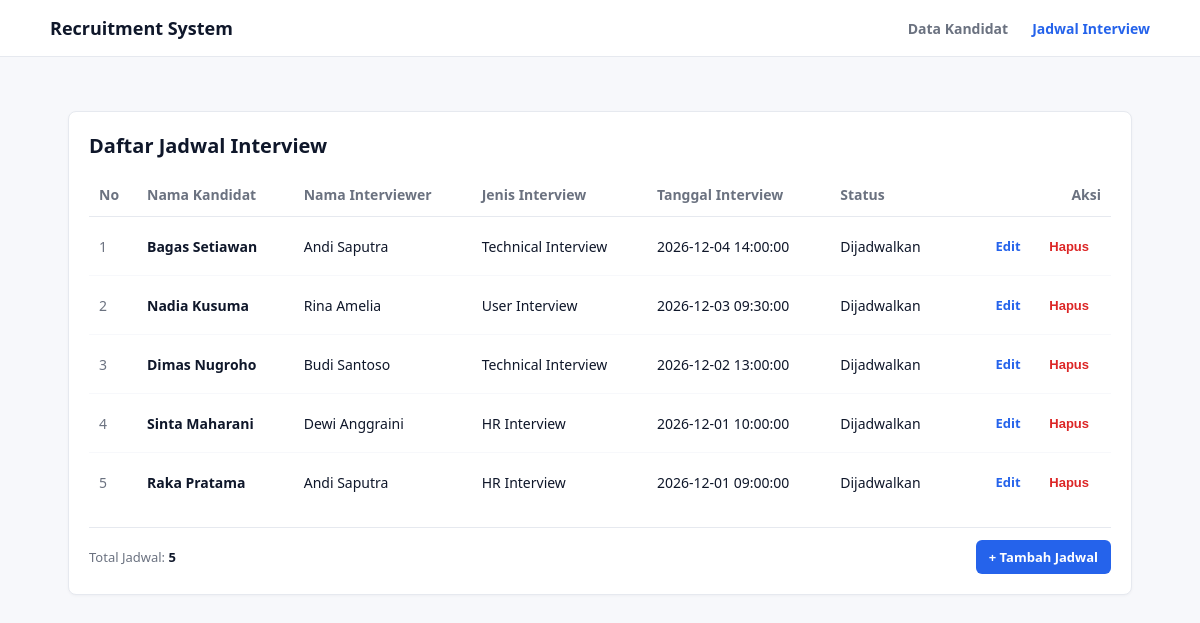
The app's page /project/index.php?screen=list_jadwal with its own data.
### tables this page shows
CREATE TABLE IF NOT EXISTS `jadwal_interview`(
  `id_interview` INT AUTO_INCREMENT PRIMARY KEY,
  `id` INT NOT NULL,
  `nama_interviewer` VARCHAR(100) NOT NULL,
  `jenis_interview` ENUM('HR Interview', 'User Interview','Technical Interview') NOT NULL,
  `tanggal` DATETIME NOT NULL DEFAULT CURRENT_TIMESTAMP,
  `status_interview` ENUM('Dijadwalkan', 'Selesai', 'Dibatalkan') NOT NULL DEFAULT 'Dijadwalkan',
  FOREIGN KEY(id) REFERENCES kandidat(id)
);

CREATE TABLE IF NOT EXISTS `kandidat` (
  `id` int(11) NOT NULL AUTO_INCREMENT,
  `nama` varchar(100) NOT NULL,
  `posisi` varchar(100) NOT NULL,
  `domisili` varchar(100) NOT NULL,
  `skorTes` int(11) NOT NULL DEFAULT 0,
  `pengalamanTahun` int(11) NOT NULL DEFAULT 0,
  PRIMARY KEY (`id`)
);

### project/models/DB.php (called while the page is built, shortened)
<?php
class DB {
    private string $host = "localhost";
    private string $db_name = "mvp_kandidat_db";
    private string $username = "root";
    private string $password = "";
    private ?PDO $conn = null;
    private ?PDOStatement $result = null;
    public function __construct(
        string $host = "localhost",
        string $db_name = "mvp_kandidat_db",
        string $username = "root",
        string $password = ""
    ) {
        $this->host = $host;
        $this->db_name = $db_name;
        $this->username = $username;
        $this->password = $password;
        $this->conn = $this->connect();
    }
    public function connect(): PDO {
        try {
            $dsn = "mysql:host={$this->host};dbname={$this->db_name};charset=utf8mb4";
            $options = [
                PDO::ATTR_ERRMODE => PDO::ERRMODE_EXCEPTION,
                PDO::ATTR_DEFAULT_FETCH_MODE => PDO::FETCH_ASSOC,
                PDO::ATTR_EMULATE_PREPARES => false,
            ];
            return new PDO($dsn, $this->username, $this->password, $options);
        } catch (PDOException $e) {
            throw new RuntimeException("Koneksi Database Gagal: " . $e->getMessage(), 0, $e);
        }
    }
    public function executeQuery(string $query, array $params = []): PDOStatement {
        try {
            $stmt = $this->conn->prepare($query);
            $stmt->execute($params);
            $this->result = $stmt;
            return $stmt;
        } catch (PDOException $e) {
            throw new RuntimeException("Query Gagal: " . $e->getMessage(), 0, $e);
        }
    }
    public function getAllResult(): array {
        return $this->result->fetchAll(PDO::FETCH_ASSOC);
    }
}
?>

### project/models/TabelJadwal.php (called while the page is built, shortened)
<?php
require_once __DIR__ . '/DB.php';
require_once __DIR__ . '/JadwalInterview.php';
class TabelJadwal extends DB implements KontrakJadwal {
    private function mapRowToJadwal(array $row): JadwalInterview {
        return new JadwalInterview(
            (int)$row['id_interview'],
            (int)$row['id'],
            $row['nama_kandidat'],
            $row['nama_interviewer'],
            $row['jenis_interview'],
            $row['tanggal'],
            $row['status_interview']
        );
    }
    public function getAllJadwal(): array {
        $query = "SELECT jadwal_interview.*, kandidat.nama AS nama_kandidat
                FROM jadwal_interview
                INNER JOIN kandidat ON jadwal_interview.id = kandidat.id
                ORDER BY jadwal_interview.tanggal DESC, jadwal_interview.id_interview ASC";
        $this->executeQuery($query);
        $rows = $this->getAllResult();
        $list = [];
        foreach ($rows as $row) {
            $list[] = $this->mapRowToJadwal($row);
        }
        return $list;
    }
}
?>

### project/models/JadwalInterview.php (called while the page is built, shortened)
<?php
class JadwalInterview {
    private ?int $id_interview;
    private string $nama_kandidat;
    private string $nama_interviewer;
    private string $jenis_interview;
    private string $tanggal;
    private string $status_interview;
    public function __construct(
        ?int $id_interview,
        int $id,
        string $nama_kandidat,
        string $nama_interviewer,
        string $jenis_interview,
        string $tanggal,
        string $status_interview
    ) {
        $this->id_interview = $id_interview;
        $this->nama_kandidat = $nama_kandidat;
        $this->nama_interviewer = $nama_interviewer;
        $this->jenis_interview = $jenis_interview;
        $this->tanggal = $tanggal;
        $this->status_interview = $status_interview;
    }
    public function getIdInterview(): ?int {
        return $this->id_interview;
    }
    public function getNamaKandidat(): string {
        return $this->nama_kandidat;
    }
    public function getNamaInterviewer(): string {
        return $this->nama_interviewer;
    }
    public function getJenisInterview(): string {
        return $this->jenis_interview;
    }
    public function getTanggal(): string {
        return $this->tanggal;
    }
    public function getStatusInterview(): string {
        return $this->status_interview;
    }
}
?>

### project/views/ViewJadwal.php (called while the page is built, shortened)
<?php
class ViewJadwal implements KontrakViewJadwal {
    private string $skinPath;
    public function __construct(string $skinPath = '', string $formPath = '') {
        $this->skinPath = $skinPath ?: __DIR__ . '/../template/skin_jadwal.html';
    }
    public function renderDaftar(string $rowsHtml, int $totalJadwal): string {
        $template = file_get_contents($this->skinPath);
        $tokens = [
            '{{TABLE_ROWS}}' => $rowsHtml,
            '{{TOTAL_DATA}}' => (string)$totalJadwal
        ];
        return str_replace(array_keys($tokens), array_values($tokens), $template);
    }
}
?>

### project/presenters/PresenterJadwal.php (the view, shortened to what this page needs)
<?php
require_once __DIR__ . '/KontrakPresenterJadwal.php';
require_once __DIR__ . '/../models/JadwalInterview.php';
class PresenterJadwal implements KontrakPresenterJadwal {
    private KontrakJadwal $model;
    private KontrakViewJadwal $view;
    public function __construct(KontrakJadwal $model, KontrakModel $modelKandidat, KontrakViewJadwal $view) {
        $this->model = $model;
        $this->view = $view;
    }
    private function buildRowHtml(int $no, JadwalInterview $jadwal): string {
        $id_interview = (int)$jadwal->getIdInterview();
        $nama_kandidat = htmlspecialchars($jadwal->getNamaKandidat());
        $nama_interviewer = htmlspecialchars($jadwal->getNamaInterviewer());
        $jenis_interview = htmlspecialchars($jadwal->getJenisInterview());
        $tanggal = htmlspecialchars($jadwal->getTanggal());
        $status_interview = htmlspecialchars($jadwal->getStatusInterview());
        return "<tr>
            <td class='col-id'>{$no}</td>
            <td><strong>{$nama_kandidat}</strong></td>
            <td>{$nama_interviewer}</td>
            <td>{$jenis_interview}</td>
            <td>{$tanggal}</td>
            <td>{$status_interview}</td>
            <td class='col-actions'>
                <a href='index.php?screen=edit_jadwal&id={$id_interview}' class='btn btn-edit'>Edit</a>
                <form method='post' action='index.php' style='display:inline;' onsubmit=\"return confirm('Hapus jadwal interview ini?')\">
                    <input type='hidden' name='action' value='hapus_jadwal'>
                    <input type='hidden' name='id_interview' value='{$id_interview}'>
                    <button type='submit' class='btn btn-delete'>Hapus</button>
                </form>
            </td>
        </tr>";
    }
    public function tampilkanJadwal(): string {
        $listJadwal = $this->model->getAllJadwal();
        $totalJadwal = count($listJadwal);
        $rowsHtml = '';
        if (empty($listJadwal)) {
            $rowsHtml = '<tr><td colspan="7" style="text-align:center;color:#6b7280;padding:24px;">Belum ada data jadwal.</td></tr>';
        } else {
            $no = 1;
            foreach ($listJadwal as $jadwal) {
                $rowsHtml .= $this->buildRowHtml($no, $jadwal);
                $no++;
            }
        }
        return $this->view->renderDaftar($rowsHtml, $totalJadwal);
    }
}
?>

### project/index.php (shortened to what this page needs)
<?php
require_once __DIR__ . '/models/TabelJadwal.php';
require_once __DIR__ . '/views/ViewJadwal.php';
require_once __DIR__ . '/presenters/PresenterJadwal.php';
$modelKandidat = new TabelKandidat('localhost', 'mvp_kandidat_db', 'root', '');
$modelJadwal = new TabelJadwal('localhost', 'mvp_kandidat_db', 'root', '');
$viewKandidat = new ViewKandidat();
$viewJadwal = new ViewJadwal();
$presenterKandidat = new PresenterKandidat($modelKandidat, $viewKandidat);
$presenterJadwal = new PresenterJadwal($modelJadwal, $modelKandidat, $viewJadwal);
if ($_SERVER['REQUEST_METHOD'] === 'POST') {
    $action = $_POST['action'] ?? '';
    if ($action === 'tambah') {
        $presenterKandidat->tambahKandidat(
            $_POST['nama'],
            $_POST['posisi'],
            $_POST['domisili'],
            (int)$_POST['skorTes'],
            (int)$_POST['pengalamanTahun']
        );
    } elseif ($action === 'ubah') {
        $presenterKandidat->ubahKandidat(
            (int)$_POST['id'],
            $_POST['nama'],
            $_POST['posisi'],
            $_POST['domisili'],
            (int)$_POST['skorTes'],
            (int)$_POST['pengalamanTahun']
        );
    } elseif ($action === 'hapus') {
        $presenterKandidat->hapusKandidat((int)$_POST['id']);
    } elseif ($action === 'tambah_jadwal') {
        $presenterJadwal->tambahJadwal(
            (int)$_POST['id'],
            $_POST['nama_interviewer'],
            $_POST['jenis_interview'],
            str_replace('T', ' ', $_POST['tanggal']),
            $_POST['status_interview']
        );
    } elseif ($action === 'ubah_jadwal') {
        $presenterJadwal->ubahJadwal(
            (int)$_POST['id_interview'],
            (int)$_POST['id'],
            $_POST['nama_interviewer'],
            $_POST['jenis_interview'],
            str_replace('T', ' ', $_POST['tanggal']),
            $_POST['status_interview']
        );
    } elseif ($action === 'hapus_jadwal') {
        $presenterJadwal->hapusJadwal((int)$_POST['id_interview']);
    }
    header("Location: index.php");
    exit();
} else {
    $screen = $_GET['screen'] ?? 'list';
    if ($screen === 'add') {
        echo $presenterKandidat->tampilkanFormKandidat();
    } elseif ($screen === 'edit' && isset($_GET['id'])) {
        echo $presenterKandidat->tampilkanFormKandidat((int)$_GET['id']);
    } elseif ($screen === 'list') {
        echo $presenterKandidat->tampilkanKandidat();
    } elseif ($screen === 'add_jadwal') {
        echo $presenterJadwal->tampilkanFormJadwal();
    } elseif ($screen === 'edit_jadwal' && isset($_GET['id'])) {
        echo $presenterJadwal->tampilkanFormJadwal((int)$_GET['id']);
    } elseif ($screen === 'list_jadwal') {
        echo $presenterJadwal->tampilkanJadwal();
    } else {
        echo $presenterKandidat->tampilkanKandidat();
    }
}
?>

### records on screen
jadwal_interview: no "1", id.nama "Bagas Setiawan", nama_interviewer "Andi Saputra", jenis_interview "Technical Interview", tanggal "2026-12-04 14:00:00", status_interview "Dijadwalkan"
jadwal_interview: no "2", id.nama "Nadia Kusuma", nama_interviewer "Rina Amelia", jenis_interview "User Interview", tanggal "2026-12-03 09:30:00", status_interview "Dijadwalkan"
jadwal_interview: no "3", id.nama "Dimas Nugroho", nama_interviewer "Budi Santoso", jenis_interview "Technical Interview", tanggal "2026-12-02 13:00:00", status_interview "Dijadwalkan"
jadwal_interview: no "4", id.nama "Sinta Maharani", nama_interviewer "Dewi Anggraini", jenis_interview "HR Interview", tanggal "2026-12-01 10:00:00", status_interview "Dijadwalkan"
jadwal_interview: no "5", id.nama "Raka Pratama", nama_interviewer "Andi Saputra", jenis_interview "HR Interview", tanggal "2026-12-01 09:00:00", status_interview "Dijadwalkan"

### other values on screen
$presenterJadwal->tampilkanJadwal() "Recruitment System Data Kandidat Jadwal Interview Daftar Jadwal Interview No Nama Kandidat Nama Interviewer Jenis Interview Tanggal Interview Status Aksi Total Jadwal: 5 + Tambah Jadwal"
